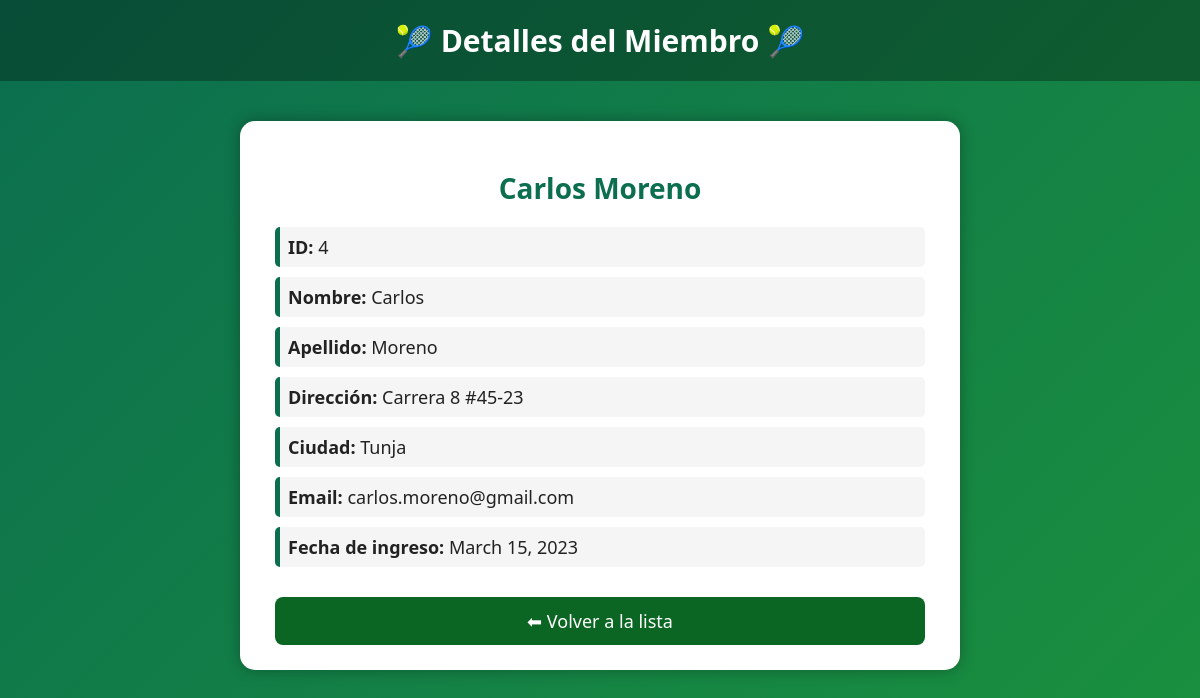
Page /members/details/4 on the committed database.
### members/models.py (models this page shows)
class Member(models.Model):
  firstname = models.CharField(max_length=255)
  lastname = models.CharField(max_length=255)
  phone = models.IntegerField(null=True)
  joined_date = models.DateField(null=True)
  email = models.EmailField(null=True)
  address = models.CharField(max_length=255, null=True)
  city = models.CharField(max_length=255, null=True)

### members/views.py (the view)
# urls.py: path('members/details/<int:id>', views.details, name='details'),
def details(request, id):
  mymember = Member.objects.get(id=id)
  template = loader.get_template('details.html')
  context = {
    'miembro': mymember,
  }
  return HttpResponse(template.render(context, request))

### members/templates/details.html (shortened to what this page needs)
<!DOCTYPE html>
<html lang="es">
<head>
</head>
<body>
<header>
    🎾 Detalles del Miembro 🎾
</header>
<div class="container">
    <h2>{{ miembro.firstname }} {{ miembro.lastname }}</h2>
    <div class="info-box">
        <p><strong>ID:</strong> {{ miembro.id }}</p>
        <p><strong>Nombre:</strong> {{ miembro.firstname }}</p>
        <p><strong>Apellido:</strong> {{ miembro.lastname }}</p>
        <p><strong>Dirección:</strong> {{ miembro.address }}</p>
        <p><strong>Ciudad:</strong> {{ miembro.city }}</p>
        <p><strong>Email:</strong> {{ miembro.email }}</p>
        <p><strong>Fecha de ingreso:</strong> {{ miembro.joined_date }}</p>
    </div>
    <a class="back-btn" href="/members/">⬅ Volver a la lista</a>
</div>
</body>
</html>

### members/templates/details.html (style rules this page uses)
body { margin: 0; font-family: 'Segoe UI', Tahoma, Geneva, Verdana, sans-serif; background: linear-gradient(135deg, #0b6e4f, #1a8f3e); color: #fff; }
header { background: rgba(0,0,0,0.3); padding: 20px; text-align: center; font-size: 30px; font-weight: bold; }
.container { max-width: 650px; margin: 40px auto; background: white; color: #222; padding: 25px 35px; border-radius: 15px; box-shadow: 0 0 15px rgba(0,0,0,0.3); }
h2 { text-align: center; color: #0b6e4f; margin-bottom: 20px; font-size: 28px; }
.info-box { margin-top: 20px; }
.info-box p { font-size: 18px; margin: 10px 0; padding: 8px; background: #f5f5f5; border-left: 5px solid #0b6e4f; border-radius: 5px; }
.back-btn { display: block; margin-top: 30px; text-align: center; padding: 12px; background: #0b6623; color: white; text-decoration: none; font-size: 18px; border-radius: 8px; transition: 0.3s; }

### rows in the picture
Member: firstname "Carlos", lastname "Moreno", id "4", address "Carrera 8 #45-23", city "Tunja", email "carlos.moreno@gmail.com", joined_date "March 15, 2023"
